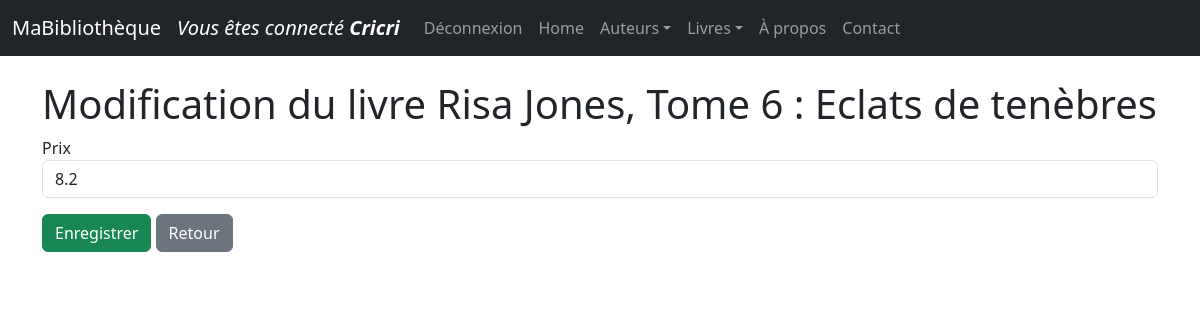
Page /livres/70/update/ (signed in) on the committed database.
### monApp/models.py (models this page shows, shortened)
class User(db.Model, UserMixin):
    Login = db.Column(db.String(50), primary_key=True)
    Password = db.Column(db.String(64))

class Livre(db.Model):
    idL = db.Column( db.Integer, primary_key=True )
    Prix = db.Column( db.Float )
    Titre = db.Column( db.String(100) )
    Url = db.Column( db.String(255) )
    Img = db.Column( db.String(255) )
    auteur_id = db.Column (db.Integer , db.ForeignKey ("auteur.idA") )
    auteur = db.relationship ("Auteur", backref =db.backref ("livres", lazy="dynamic") )

### monApp/views.py (the view)
@app.route('/livres/<idL>/update/')
@login_required
def updateLivre(idL):
    unLivre = Livre.query.get(idL)
    unForm = FormLivre(idL=unLivre.idL , Titre=unLivre.Titre,Prix=unLivre.Prix)
    return render_template("livre_update.html",selectedLivre=unLivre, updateForm=unForm)

### monApp/forms.py
class FormLivre(FlaskForm):
    idL=HiddenField('idL')
    Titre = StringField ('Titre')
    Auteur = StringField('auteur')
    Prix = FloatField('Prix')

### monApp/models.py (called while the page is built)
@login_manager.user_loader
def load_user(username):
    return User.query.get(username)

### monApp/templates/livre_update.html (shortened to what this page needs)
{% extends "base.html" %}
{% block main %}
<h1 >Modification du livre {{ selectedLivre.Titre }}</h1>
<form role="form" method="POST" action="{{ url_for ('saveLivre') }}">
<div
{% if updateForm.Prix.errors %}
class="form-group has-error"
{% else %}
class="form-group mb-3"
{% endif %}
>
{{ updateForm.Prix.label }}
{{ updateForm.Prix(size =50, class_="form-control") }}
</div>
<input class ="btn btn-success" type="submit" value ="Enregistrer">
<a href="{{ url_for('getLivres') }}" class="btn btn-secondary">Retour</a>
</form >
{% endblock %}

### monApp/templates/base.html (shortened to what this page needs)
<html>
<head>
<link rel="stylesheet" href="{{ url_for('static', filename='css/style.css') }}">
<link href="https://cdn.jsdelivr.net/npm/bootstrap@5.3.0/dist/css/bootstrap.min.css" rel="stylesheet">
</head>
<body>
{% block navbar %}
<nav class="navbar navbar-expand-md navbar-dark bg-dark fixed-top">
        <div class="container-fluid">
<a class="navbar-brand">MaBibliothèque</a>
      <div class="collapse navbar-collapse" id="mainNavbar">
<ul class="nav navbar-nav navbar-right">
        {% if current_user.is_authenticated %}
<a class="navbar-brand"><em>Vous êtes connecté <strong>{{ current_user.Login}}</strong></em></a>
<li class="nav-item"><a class="nav-link" href="{{ url_for ('logout') }}">Déconnexion</a></li >
        {% else %}
<li class="nav-item"><a class="nav-link" href="{{ url_for ('login') }}">Se connecter</a></li >
        {% endif %}
</ul>
<ul class="navbar-nav me-auto mb-2 mb-md-0">
      <li class="nav-item"><a class="nav-link" href="{{ url_for('index') }}">Home</a></li>
      <li class="nav-item dropdown"><a class="nav-link dropdown-toggle" href="#"
            id="auteursDropdown" role="button" data-bs-toggle="dropdown"
            aria-expanded="false">Auteurs</a>
      </li>
      <li class="nav-item dropdown"><a class="nav-link dropdown-toggle" href="#"
            id="livresDropdown" role="button" data-bs-toggle="dropdown"
            aria-expanded="false">Livres</a>
      </li>
      <li class="nav-item"><a class="nav-link" href="{{ url_for('getabout') }}">À propos</a>
      </li>
      <li class="nav-item"><a class="nav-link" href="{{ url_for('getcontact') }}">Contact</a>
      </li>
</ul>
      </div>
</div>
      </nav> {% endblock %}
       {% block content %}
<main role=" main" class=" container">
       {% block main %}{% endblock %}
</main>
       {% endblock %}
      </body>
</html>

### monApp/static/css/style.css (style rules this page uses)
h1 { color: red; }
body { font-family: sans-serif; }

### rows in the picture
User: Login "Cricri"
Livre: Titre "Risa Jones, Tome 6 : Eclats de tenèbres", Prix "8.2"

### other values in the picture
{{ updateForm.Prix.label }} "Prix"
